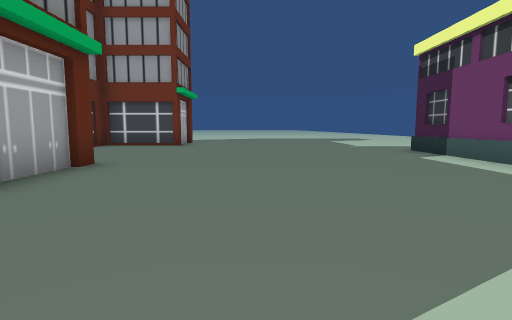
[1] (above)

23 first-person views from a walk through a Unity game level. The camera is 1.2 m above the floor, tilts 6° down and sees 80° across. The floor is counted in squares, 2 m on a side. Each view is taken from the middle of a square. On the plan, view 1 faces up. The plan holds only what a view shows up to about 9 squares ahead; the rest is blank. The place goes on beyond the plan. The player character is not drawn. Some surface patterns are stand-ins.

[2]
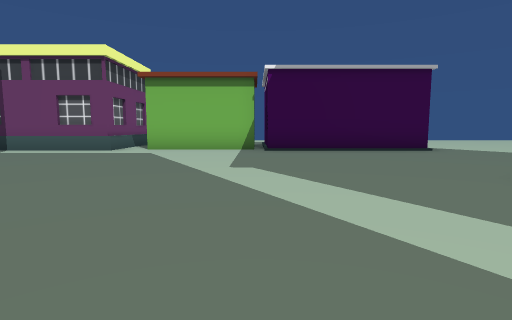

[3]
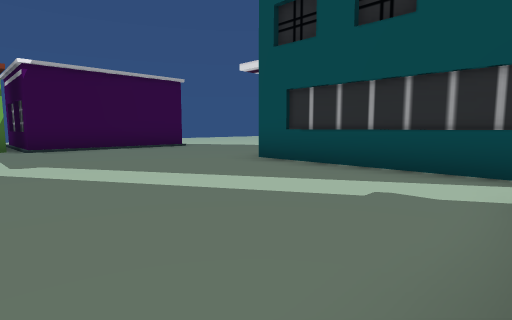

[4]
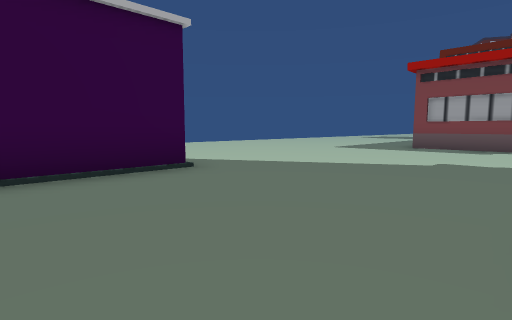

[5]
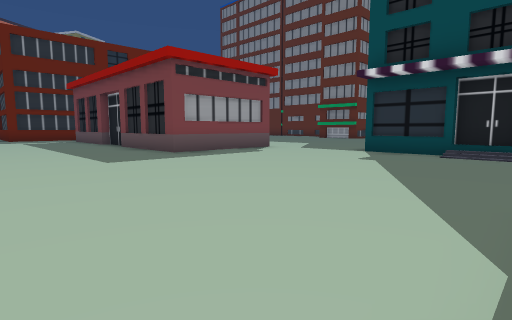

[6]
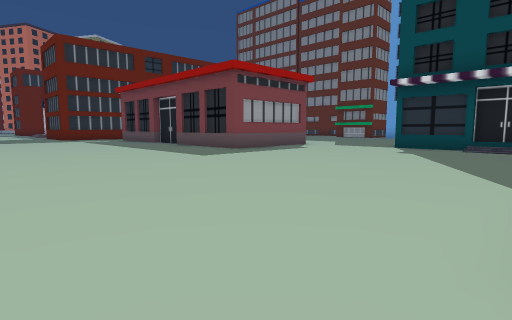

[7]
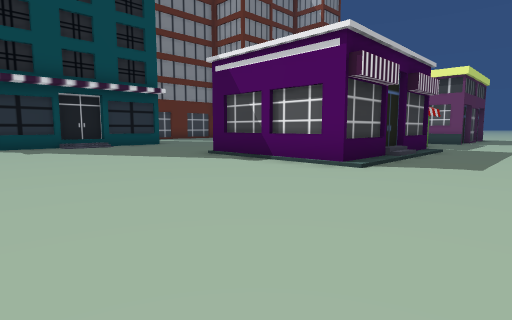

[8]
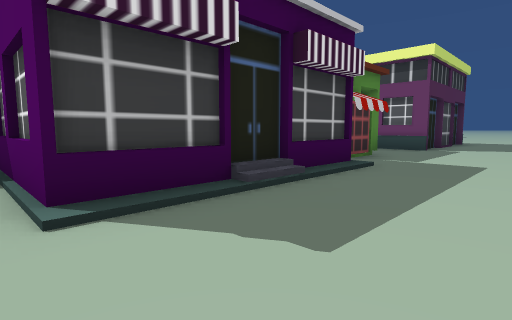

[9]
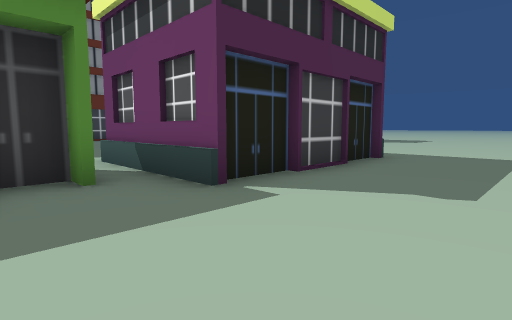

[10]
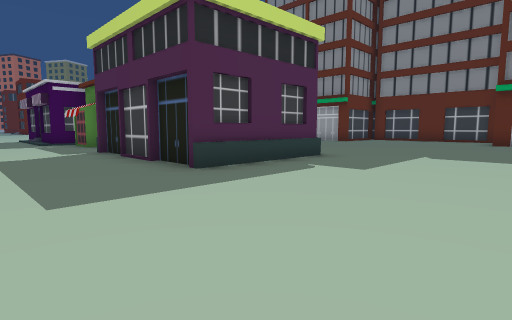

[11]
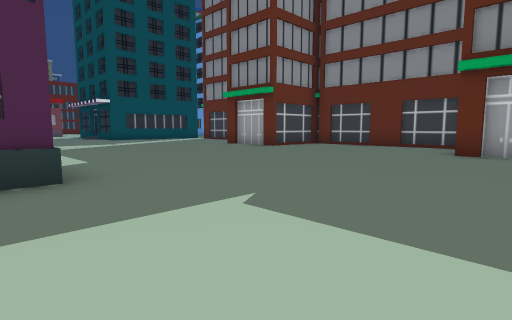

[12]
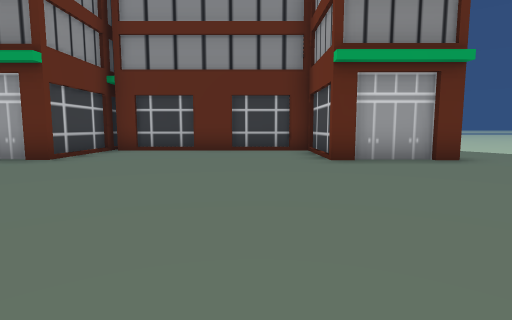

[13]
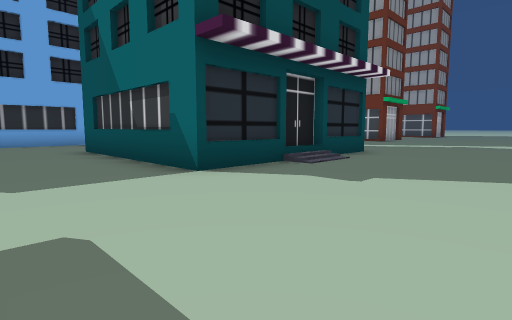

[14]
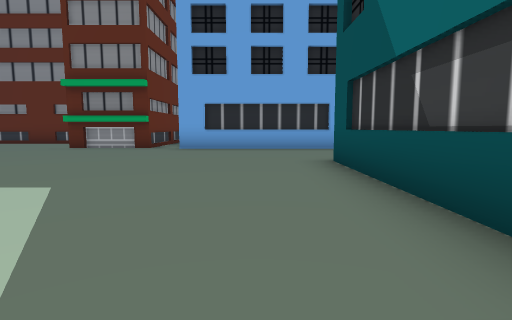

[15]
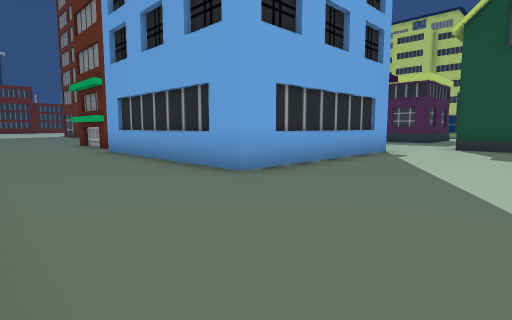

[16]
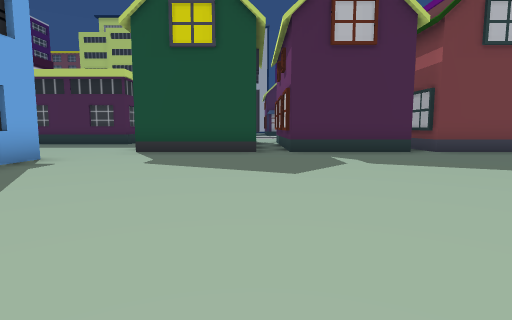

[17]
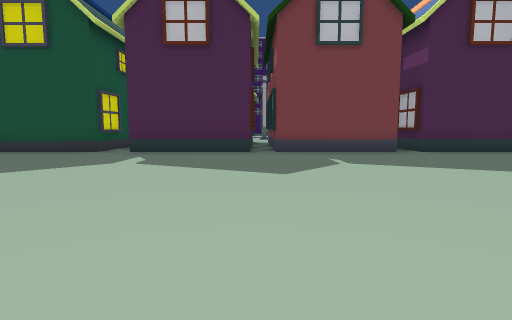

[18]
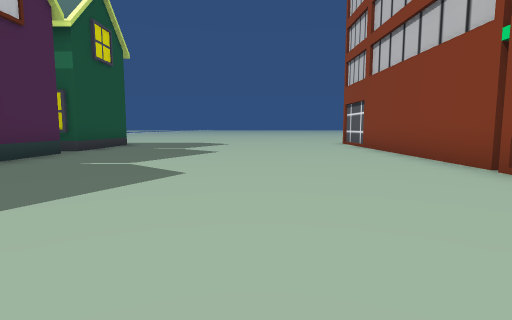

[19]
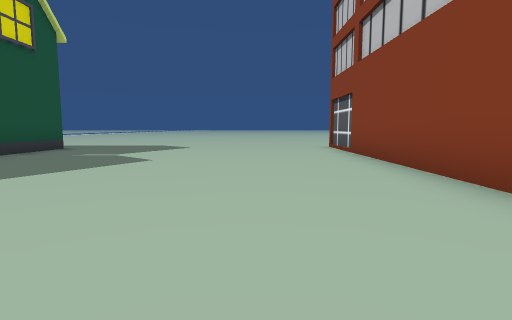

[20]
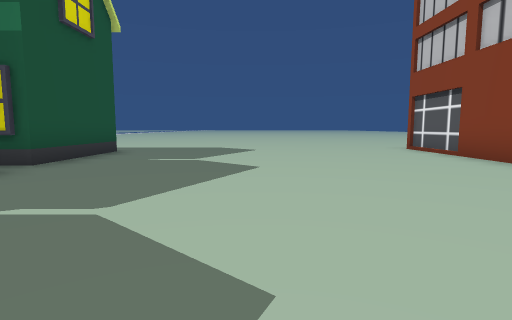

[21]
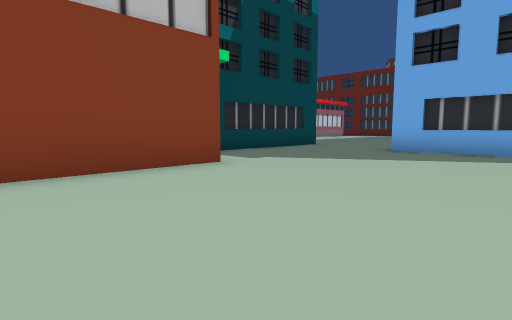

[22]
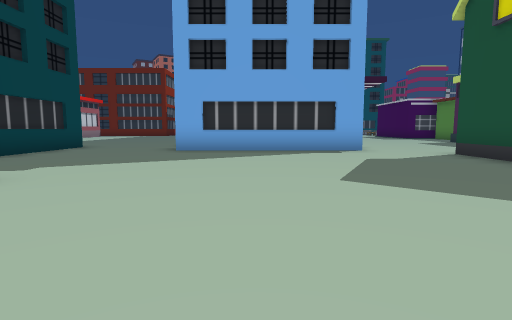

[23]
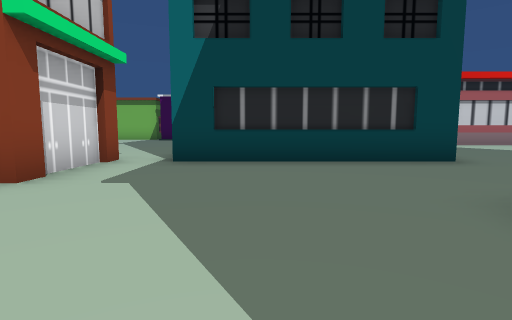

### Floor plan
Key: @ floor where view 1 was taken; # wall or solid block; . floor; B building; H house.
Columns run from 21 left of view 1 to 10 right of it. Each row starts with its distance up from view 1.
 12      #........#   #.............
 11      #........#####.............
 10 H    #........###...............
  9 H    #........###...............
  8      #........###........###B...
  7 H    #........###........# ##...
  6 H    #........###........#  #...
  5      #........#####......B  #...
  4      #........    #......####...
  3 H    #.......     B.......##....
  2 H    #.......      .......##....
  1 H    #........  ..........##B..
  0      #........  .....@....B#....
 -1 H    #........  .........# ##...
 -2 H    #........##.........#  #...
 -3      #...................#  #...
 -4      #..........####B....####...
 -5 H    #..........#  ##...........
 -6 H    #..........#   #...........
 -7     ....#BB##...#   #...........
 -8     ...B    #...#####...........
 -9     ..      B...................
-10             B..................
-11             B.................
-12             #....... B###.....
-13             B......     #.....
-14             B.....      #.....
-15             B...          ....

Positions as (right, up) in squares from view 1, and headings:
1: (0, 0), facing up
2: (-4, 0), facing right
3: (-5, 1), facing down-right
4: (0, -2), facing down-right
5: (7, -5), facing down-left
6: (9, -5), facing down-left
7: (10, -9), facing up-left
8: (10, -5), facing up-left
9: (10, 2), facing up-left
10: (10, 12), facing down-left
11: (5, 12), facing down-left
12: (3, 9), facing left
13: (3, -11), facing up-left
14: (0, -10), facing left
15: (-6, -4), facing down-left
16: (-8, -3), facing left
17: (-8, 1), facing left
18: (-11, 1), facing up
19: (-10, 3), facing up
20: (-12, 4), facing up
21: (-12, 1), facing down-right
22: (-11, 1), facing down
23: (-11, -5), facing right
